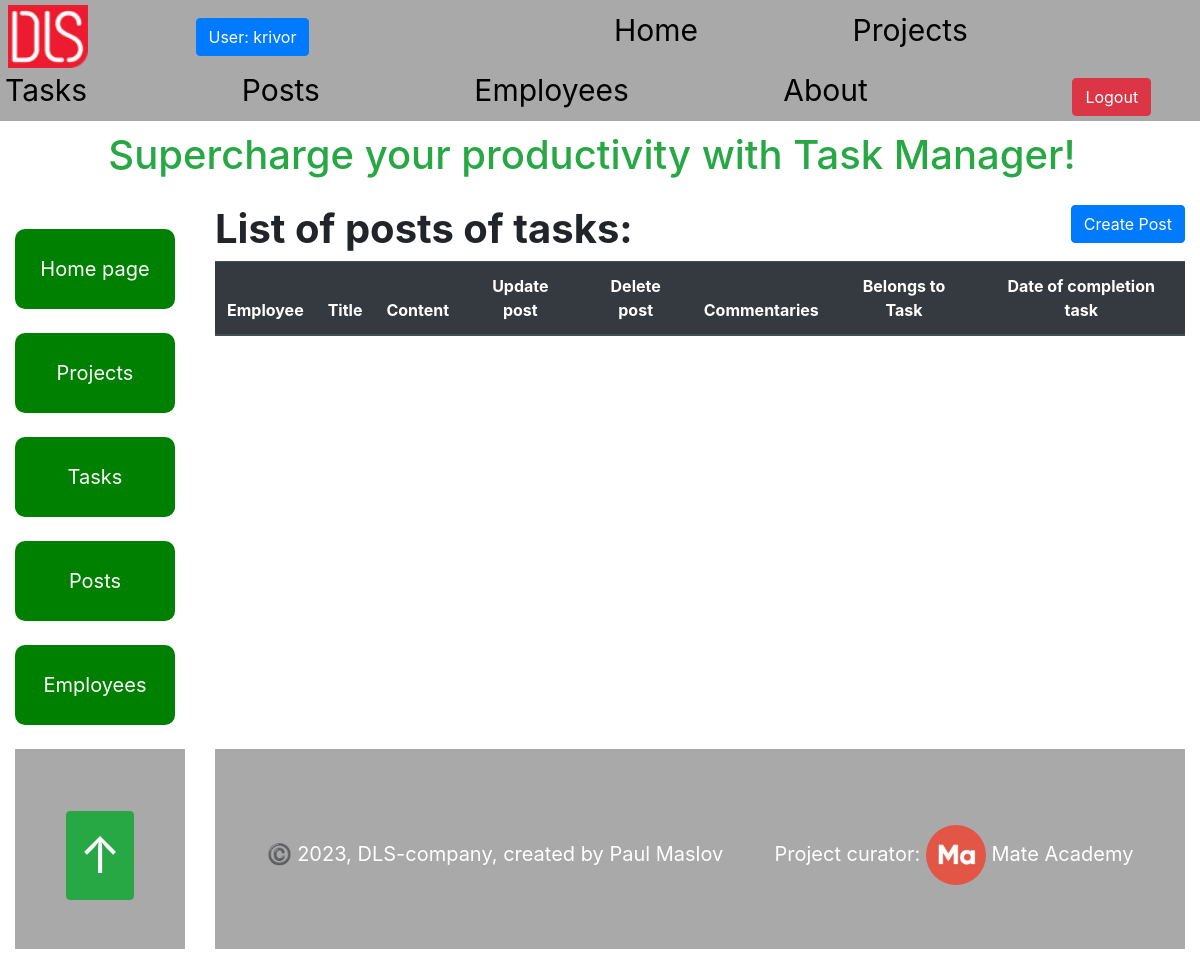
Page /post/ (signed in) on the earlier database version.
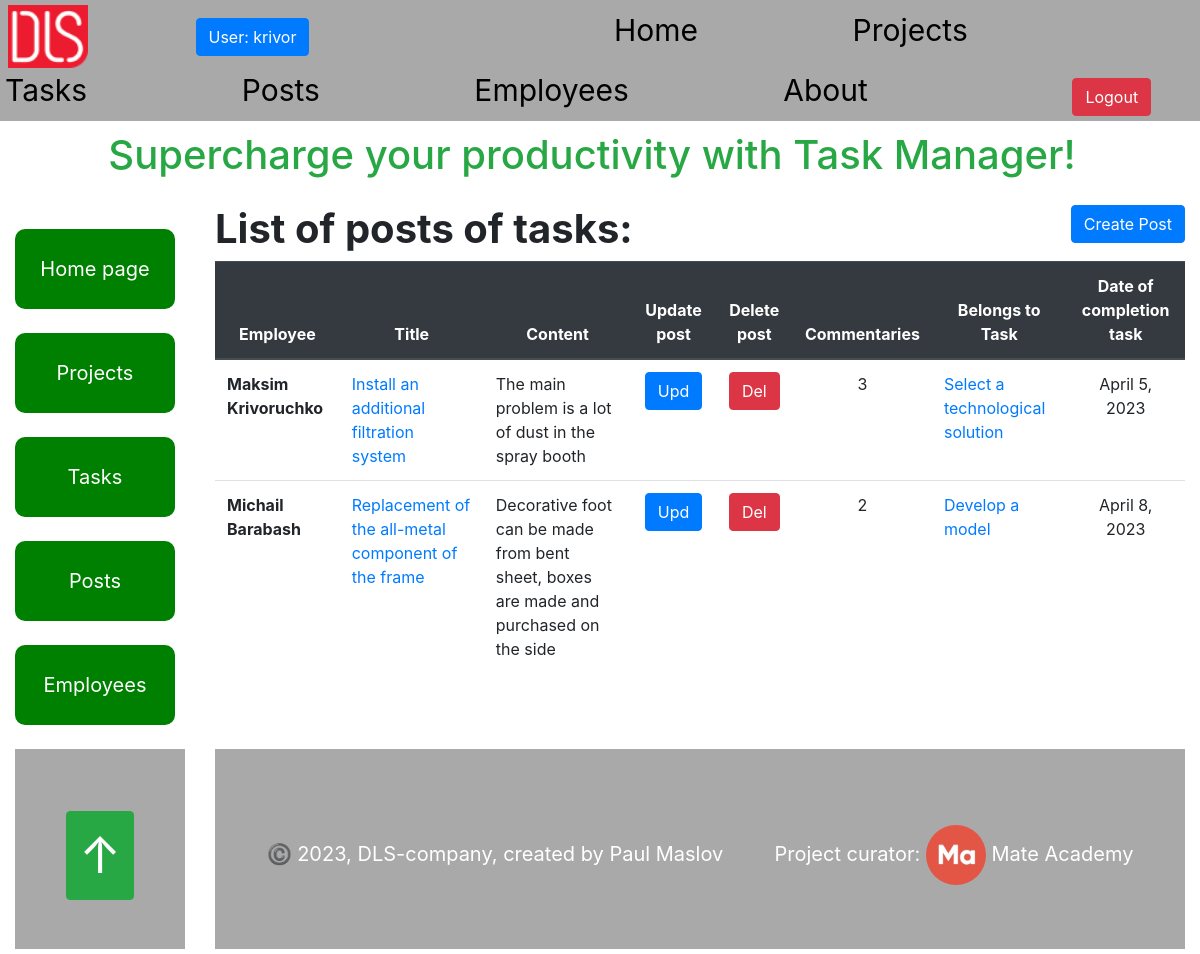
Same page on the later database version.
### task_manager/models.py (models this page shows, shortened)
class Post(models.Model):
    title = models.CharField(max_length=255)
    content = models.TextField(null=True, blank=True)
    created_time = models.DateTimeField(auto_now_add=True)
    owner = models.OneToOneField(
        settings.AUTH_USER_MODEL, on_delete=models.CASCADE, null=True,
        related_name="post"
    )
    task = models.ForeignKey(
        Task,
        on_delete=models.CASCADE,
        null=True,
        blank=True,
        related_name="post",
    )
    class Meta:
        ordering = ["created_time"]

class Employee(AbstractUser):
    position = models.ForeignKey(
        Position,
        null=True,
        blank=True,
        on_delete=models.CASCADE,
        related_name="employees"
    )
    class Meta:
        ordering = ["username"]
        verbose_name = "employee"
        verbose_name_plural = "employees"

class Task(models.Model):
    PRIORITY_CHOICES = (
        ("A", "Urgent"),
        ("B", "No_delay"),
        ("C", "Need"),
    )
    name = models.CharField(max_length=255)
    description = models.TextField(null=True, blank=True)
    created_time = models.DateTimeField(auto_now_add=True)
    deadline = models.DateField(null=True, blank=True)
    is_completed = models.BooleanField()
    priority = models.CharField(
        max_length=1,
        choices=PRIORITY_CHOICES,
        default="B"
    )
    project = models.ForeignKey(Project, on_delete=models.CASCADE, related_name="task")
    assignees = models.ManyToManyField(Employee, related_name="task")
    class Meta:
        ordering = ["deadline", "priority"]

### task_manager/views.py (the view)
# urls.py: path("post/", PostListView.as_view(), name="post-list"),
class PostListView(LoginRequiredMixin, generic.ListView):
    model = Post
    queryset = Post.objects.select_related(
        "owner"
    ).prefetch_related(
        "commentaries"
    ).order_by("created_time")
    paginate_by = 5

### templates/task_manager/post_list.html
{% extends "base.html" %}
{% block content %}
  <h1>
    <strong>List of posts of tasks:</strong>
    <a
      class="btn btn-primary"
      style="float: right"
      href="{% url 'task_manager:post-create' %}">
      Create Post
    </a>
  </h1>
  <table class="table">
  <thead class="thead-dark">
    <tr class="text-center">
      <th scope="col">Employee</th>
      <th scope="col">Title</th>
      <th scope="col">Content</th>
      <th scope="col">Update post</th>
      <th scope="col">Delete post</th>
      <th scope="col">Commentaries</th>
      <th scope="col">Belongs to Task</th>
      <th scope="col">Date of completion task</th>
    </tr>
  </thead>
  <tbody>
  {% for post in post_list %}
    <tr>
      <th scope="row">
        {{ post.owner.first_name }} {{ post.owner.last_name }}
      </th>
      <td><a href="{%  url 'task_manager:post-detail' pk=post.id %}">{{ post.title }}</a></td>
      <td>{{ post.content }}</td>
      <td class="text-center">
        <a class="btn btn-primary" href="{% url 'task_manager:post-update' pk=post.id %}">
          Upd
        </a>
      </td>
      <td class="text-center">
        <a class="btn btn-danger" href="{% url 'task_manager:post-delete' pk=post.id %}">
          Del
        </a>
      </td>
      <td class="text-center">{{ post.commentaries.all.count }}</td>
      <td><a href="{% url 'task_manager:task-detail' pk=post.task.id %}">{{ post.task.name }}</a></td>
      <td class="text-center">{{ post.task.deadline }}</td>
    </tr>
  {% endfor %}
  </tbody>
  </table>
{% endblock %}

Differences in the rows shown:
added Post: owner.first_name "Maksim", owner.last_name "Krivoruchko", title "Install an additional filtration system", content "The main problem is a lot of dust in the spray booth", commentaries.all.count "3", task.name "Select a technological solution", task.deadline "April 5, 2023"
added Post: owner.first_name "Michail", owner.last_name "Barabash", title "Replacement of the all-metal component of the frame", content "Decorative foot can be made from bent sheet, boxes are made and purchased on the side", commentaries.all.count "2", task.name "Develop a model", task.deadline "April 8, 2023"
